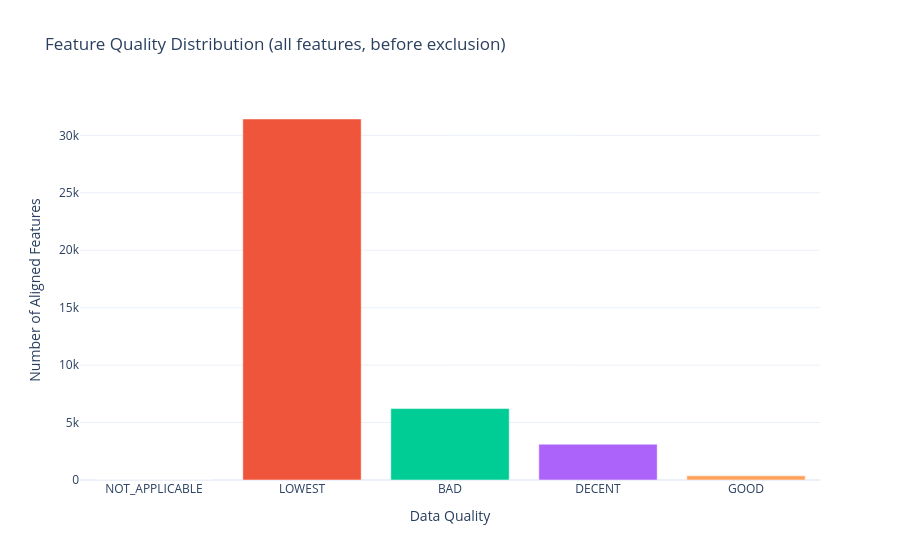

Here is the notebook cell this chart was saved with:
### Markdown cell above
The cell below plots the quality distribution across all features before any exclusion. Inspect this distribution to inform your choice of quality threshold in the next step.

### Code cell
import plotly.express as px
import plotly.graph_objects as go
from collections import Counter

QUALITY_ORDER = [q.value for q in DataQuality]

palette = px.colors.qualitative.Plotly

QUALITY_COLORS = {
    quality: palette[i % len(palette)]
    for i, quality in enumerate(QUALITY_ORDER)
}

quality_counts = Counter(f.quality for f in aligned_features)

fig = go.Figure(go.Bar(
    x=QUALITY_ORDER,
    y=[quality_counts.get(k, 0) for k in QUALITY_ORDER],
    marker_color=[QUALITY_COLORS.get(k) for k in QUALITY_ORDER],
    hovertemplate="%{x}: %{y} features<extra></extra>"
))

fig.update_layout(
    title="Feature Quality Distribution (all features, before exclusion)",
    xaxis_title="Data Quality",
    yaxis_title="Number of Aligned Features",
    showlegend=False,
    template="plotly_white",
    paper_bgcolor="white",
    plot_bgcolor="white"
)
fig.show()

### Figure 1 — Plotly figure (JSON) as saved in the notebook; plotly's stock layout.template omitted (floating-point values rounded to 4 significant figures)
{"data": [{"hovertemplate": "%{x}: %{y} features<extra></extra>", "marker": {"color": ["#636EFA", "#EF553B", "#00CC96", "#AB63FA", "#FFA15A"]}, "type": "bar", "x": ["NOT_APPLICABLE", "LOWEST", "BAD", "DECENT", "GOOD"], "y": [0, 31425, 6216, 3119, 364]}], "layout": {"paper_bgcolor": "white", "plot_bgcolor": "white", "showlegend": false, "title": {"text": "Feature Quality Distribution (all features, before exclusion)"}, "xaxis": {"title": {"text": "Data Quality"}}, "yaxis": {"title": {"text": "Number of Aligned Features"}}}}
